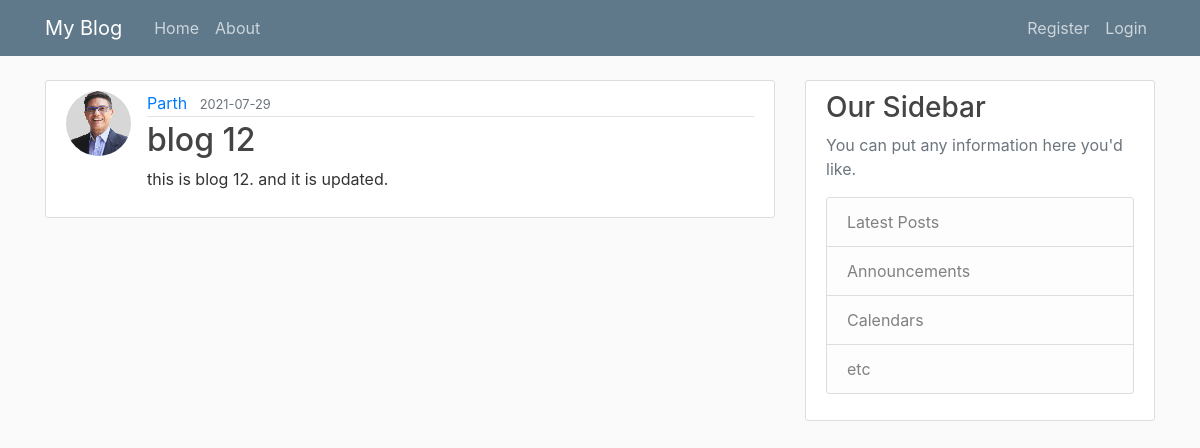
/post/15, run on the app's committed database.
### flask_blog/models.py (models this page shows, shortened)
class User(db.Model, UserMixin):
    id = db.Column(db.Integer, primary_key = True)
    username = db.Column(db.String(20), unique= True, nullable = False)
    email = db.Column(db.String(120), unique= True, nullable = False)
    image_file = db.Column(db.String(20), unique = False, nullable = False, default = 'default.jpeg')
    password = db.Column(db.String(60), unique = False, nullable = False)
    posts = db.relationship('Post', backref = 'author', lazy = True)

class Post(db.Model):
    id = db.Column(db.Integer, primary_key=True)
    title = db.Column(db.String(100), nullable = False)
    date_posted = db.Column(db.DateTime, nullable = False, default = datetime.utcnow)
    content = db.Column(db.Text, nullable = False)
    post_id = db.Column(db.Integer, db.ForeignKey('user.id'), nullable = False)
    '''user.id is lower case, because if reference to
    'user' table name that is created for User
    class and it is default to class name lowercase.'''

### flask_blog/posts/routes.py (the view)
@posts.route('/post/<int:post_id>')
def post(post_id):
    post = Post.query.get_or_404(post_id)
    return render_template('post.html', title=post.title, post=post)

### flask_blog/templates/post.html (shortened to what this page needs)
{% extends "layout.html" %}
{% block content %}
<article class="media content-section">
    <img class="rounded-circle article-img"
         src="{{ url_for('static', filename='profile_pics/' + post.author.image_file) }}">
    <div class="media-body">
        <div class="article-metadata">
            <a class="mr-2" href="{{ url_for('users.user_posts', username = post.author.username )}}">{{ post.author.username }}</a>
            <small class="text-muted">{{ post.date_posted.strftime('%Y-%m-%d') }}</small>
        </div>
        <h2 class="atricle-title">{{ post.title }}</h2>
        <p class="article-content">{{ post.content }}</p>
    </div>
</article>
{% endblock content %}

### flask_blog/static/main.css (style rules this page uses)
body { background: #fafafa; color: #333333; margin-top: 5rem; }
h1, h2, h3, h4, h5, h6 { color: #444444; }
.content-section { background: #ffffff; padding: 10px 20px; border: 1px solid #dddddd; border-radius: 3px; margin-bottom: 20px; }
.article-content { white-space: pre-line; }
.article-img { height: 65px; width: 65px; margin-right: 16px; }
.article-metadata { padding-bottom: 1px; margin-bottom: 4px; border-bottom: 1px solid #e3e3e3 }

### data on the page
User: image_file (picture), author.username "Parth"
Post: date_posted "2021-07-29", title "blog 12", content "this is blog 12. and it is updated."
